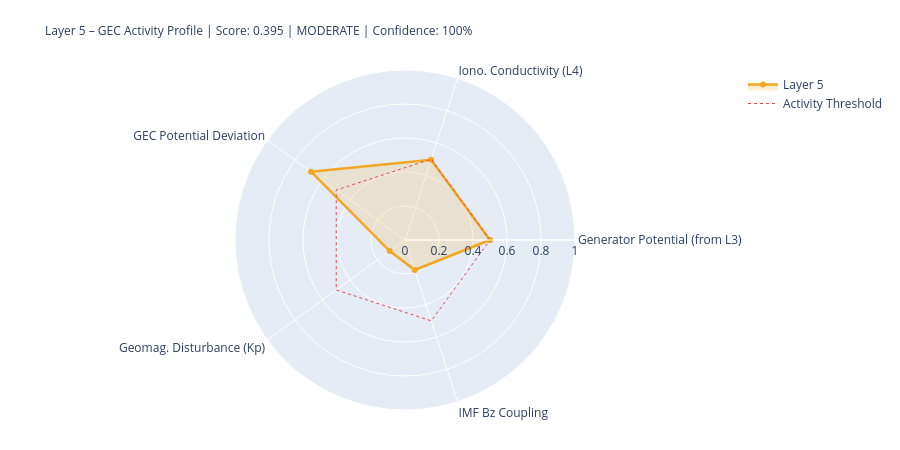

The notebook cell saved with this chart:
### Markdown cell above
---
## 5. State Assessment & Handoff to Layer 6

### Code cell
# ============================================================
# LAYER-5-SCORE
# ============================================================

# Components
# 1) Generator activity (Layer-3-driven)
gen_score = norm(generator_strength, 0.3, 2.0)
gen_src   = 'from_layer3' if l3_thunder_score is not None else 'estimated'

# 2) Ionospheric conductivity (Layer-4-driven)
iono_score = norm(iono_cond_factor, 0.7, 1.4)
iono_src   = 'from_layer4' if l4_ioniz is not None else 'estimated'

# 3) GEC potential deviation from reference
pot_score = norm(abs(delta_V_pct), 0, 30)  # 0 = at reference, 1 = 30% deviation
pot_src   = 'derived'

# 4) Geomagnetic disturbance (Kp) – modulates vertical currents
kp_score = norm(kp_val, 0, 9)
kp_src   = 'primary' if kp_now is not None else 'from_layer4'

# 5) IMF Bz coupling (southward = stronger M-I coupling → GEC influence)
bz_score = norm(-(bz_now or 0), -5, 30) if bz_now is not None else None
bz_src   = 'primary' if bz_now is not None else 'missing'

COMPONENTS = {
    'Generator Potential (from L3)':  {'score': gen_score,   'source': 'derived_from_layer3', 'dynamic': True},
    'Iono. Conductivity (L4)':      {'score': iono_score,  'source': iono_src, 'dynamic': True},
    'GEC Potential Deviation':      {'score': pot_score,   'source': pot_src,  'dynamic': True},
    'Geomag. Disturbance (Kp)':         {'score': kp_score,    'source': kp_src,   'dynamic': True},
    'IMF Bz Coupling':               {'score': bz_score,    'source': bz_src,   'dynamic': True},
}

available   = {k: v['score'] for k, v in COMPONENTS.items() if v['score'] is not None}
unavailable = [k for k, v in COMPONENTS.items() if v['score'] is None]
layer5_score = round(sum(available.values()) / len(available), 4) if available else None
confidence   = round(len(available) / len(COMPONENTS), 2)
level = ('unknown' if layer5_score is None
         else 'quiet'   if layer5_score < 0.3
         else 'moderate' if layer5_score < 0.6
         else 'active')
dominant_l5 = max(available, key=available.get) if available else 'none'

# Kp consistency: separate 1-min raw value from score value
kp_1m_raw   = kp_now          # directly from API (can be 0.0 during live measurement)
kp_for_score = kp_val          # from Layer-0 context or estimated value if needed
kp_score_src = kp_src

W = 68
print('=' * W)
print('LAYER 5 – GLOBAL ELECTRIC CIRCUIT – STATE ASSESSMENT')
print('=' * W)
for name, comp in COMPONENTS.items():
    s = comp['score']
    if s is not None:
        bar = '█' * int(s*20) + '░' * (20-int(s*20))
        print(f'  {name:<34} {bar}  {s:.3f}  [{comp["source"]}]')
    else:
        print(f'  {name:<34} {"─"*20}  n/a   [missing]')
print('-' * W)
print(f'  Score:         {layer5_score:.3f}  ({len(available)}/{len(COMPONENTS)} components)')
print(f'  Confidence:    {confidence:.0%}')
print(f'  Level:         {level.upper()}')
print(f'  Dominant:      {dominant_l5}')
print(f'  V_iono:        {V_iono_mod:.1f} kV  (Δ {delta_V_pct:+.1f}% vs. Ref)')
print(f'  I_total:       {I_total_mod:.1f} A   (Δ {delta_I_pct:+.1f}% vs. Ref)')
print('=' * W)

# Radar
cats   = list(available.keys())
vals_r = list(available.values())
if len(cats) >= 3:
    fig = go.Figure()
    fig.add_trace(go.Scatterpolar(
        r=vals_r + [vals_r[0]], theta=cats + [cats[0]],
        fill='toself', fillcolor='rgba(242,166,35,0.18)',
        line=dict(color='#F2A623', width=2.5), name='Layer 5'
    ))
    fig.add_trace(go.Scatterpolar(
        r=[0.5]*(len(cats)+1), theta=cats+[cats[0]],
        line=dict(color='#E24B4A', dash='dot', width=1),
        mode='lines', name='Activity Threshold'
    ))
    fig.update_layout(
        title=dict(
            text=f'Layer 5 – GEC Activity Profile | Score: {layer5_score:.3f} | {level.upper()} | Confidence: {confidence:.0%}',
            font=dict(size=12)
        ),
        polar=dict(radialaxis=dict(visible=True, range=[0,1])),
        height=450, showlegend=True,
        margin=dict(l=80, r=80, t=70, b=40)
    )
    fig.show()

### Figure 1 — Plotly figure (JSON) as saved in the notebook; plotly's stock layout.template omitted (floating-point values rounded to 4 significant figures)
{"data": [{"fill": "toself", "fillcolor": "rgba(242,166,35,0.18)", "line": {"color": "#F2A623", "width": 2.5}, "name": "Layer 5", "r": [0.5, 0.4963, 0.6833, 0.1111, 0.1854, 0.5], "theta": ["Generator Potential (from L3)", "Iono. Conductivity (L4)", "GEC Potential Deviation", "Geomag. Disturbance (Kp)", "IMF Bz Coupling", "Generator Potential (from L3)"], "type": "scatterpolar"}, {"line": {"color": "#E24B4A", "dash": "dot", "width": 1}, "mode": "lines", "name": "Activity Threshold", "r": [0.5, 0.5, 0.5, 0.5, 0.5, 0.5], "theta": ["Generator Potential (from L3)", "Iono. Conductivity (L4)", "GEC Potential Deviation", "Geomag. Disturbance (Kp)", "IMF Bz Coupling", "Generator Potential (from L3)"], "type": "scatterpolar"}], "layout": {"height": 450, "margin": {"b": 40, "l": 80, "r": 80, "t": 70}, "polar": {"radialaxis": {"range": [0, 1], "visible": true}}, "showlegend": true, "title": {"font": {"size": 12}, "text": "Layer 5 – GEC Activity Profile | Score: 0.395 | MODERATE | Confidence: 100%"}}}
